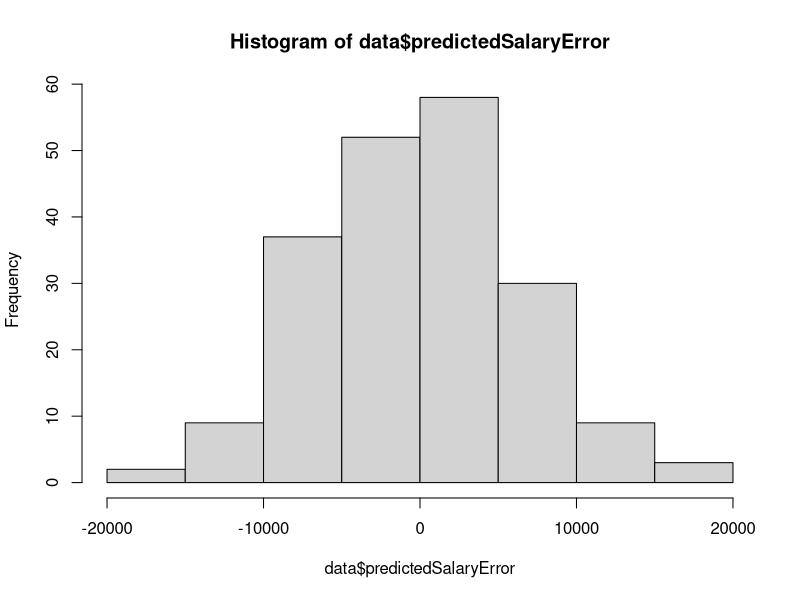

Write R code to recreate this figure.
# Salary can be influenced by many variables. Among these, years of
# professional experience and total courses completed in college are critical.
# This week we test this hypothesis with a simulated dataset including an
# outcome variable, salary, and two predictors, years of experience and courses
# completed. Here are a few questions based on what was covered in the lectures
# and the lab. Have fun!

library(psych)

kData <- read.table('Stats1.13.HW.04.txt', header = TRUE)
data <- kData

# Question 1
#
# What is the correlation between salary and years of professional experience?

round(cor(kData$salary, kData$years), 2)

# Question 2
#
# What is the correlation between salary and courses completed?

round(cor(kData$salary, kData$courses), 2)

# Question 3
#
# What is the percentage of variance explained in a regression model with salary
# as the outcome variable and professional experience as the predictor variable?

summary(lm(kData$salary ~ kData$years))

# Question 4
#
# Compared to the model from Question 3, would a regression model predicting
# salary from the number of courses be considered a better fit to the data?
#
# ( ) Yes
# (*) No

summary(lm(kData$salary ~ kData$courses))

# Question 5
#
# Now let's include both predictors (years of professional experience and
# courses completed) in a regression model with salary as the outcome. Now what
# is the percentage of variance explained?

summary(lm(kData$salary ~ kData$years + kData$courses))

# Question 6
#
# What is the standardized regression coefficient for years of professional
# experience, predicting salary?

round(cor(kData$salary, kData$years), 2)

# Question 7
#
# What is the standardized regression coefficient for courses completed,
# predicting salary?

round(cor(kData$salary, kData$courses), 2)

# Question 8
#
# What is the mean of the salary distribution predicted by the model including
# both years of professional experience and courses completed as predictors?
# (with 0 decimal places)

data$predictedSalary = fitted(lm(kData$salary ~ kData$years + kData$courses))
mean(data$predictedSalary)

# Question 9
#
# What is the mean of the residual distribution for the model predicting salary
# from both years of professional experience and courses completed? (with 0
# decimal places)

data$predictedSalaryError = resid(lm(kData$salary ~ kData$years + kData$courses))
mean(data$predictedSalaryError)

# Question 10
#
# Are the residuals from the regression model with both predictors normally
# distributed?
#
# (*) Yes
# ( ) No

hist(data$predictedSalaryError)
